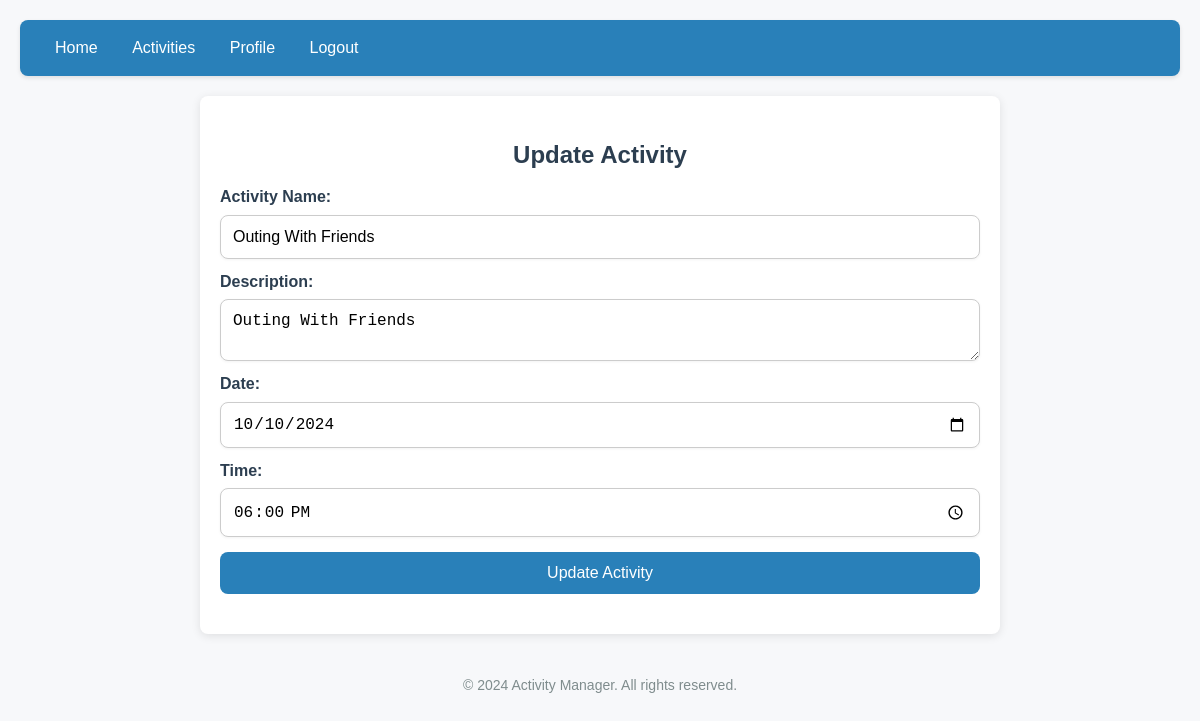
The app's page /activities/1/update (signed in) with its own data.
### app/models.py (models this page shows)
class Activity(db.Model):
    id = db.Column(db.Integer, primary_key=True)
    activity_name = db.Column(db.String(150), nullable=False)
    description = db.Column(db.String(300))
    date_time = db.Column(db.DateTime, nullable=False)  # Updated column
    organizer_id = db.Column(db.Integer, db.ForeignKey('user.id'), nullable=False)
    participants = db.relationship('Participation', backref='activity', lazy=True)

### app/routes.py (the view, shortened to what this page needs)
@main.route('/activities/<int:activity_id>/update', methods=['GET', 'POST'])
@login_required
def update_activity(activity_id):
    activity = Activity.query.get_or_404(activity_id)
    if activity.organizer_id != current_user.id:
        flash("You are not authorized to update this activity.", "danger")
        return redirect(url_for('main.activities'))
    return render_template('update_activity.html', activity=activity)

### app/__init__.py (called while the page is built)
def create_app():
    app = Flask(__name__)
    app.config['SECRET_KEY'] = 'your_secret_key'
    app.config['SQLALCHEMY_DATABASE_URI'] = 'sqlite:///activity_manager.db'
    db.init_app(app)
    login_manager.init_app(app)
    login_manager.login_view = 'main.login'
    @login_manager.user_loader
    def load_user(user_id):
        return User.query.get(int(user_id))
    from .routes import main as main_blueprint
    app.register_blueprint(main_blueprint)
    with app.app_context():
        db.create_all()
    return app

### app/templates/update_activity.html (shortened to what this page needs)
{% extends 'base.html' %}
{% block content %}
    <h2>Update Activity</h2>
    <form method="POST">
        <label for="activity_name">Activity Name:</label>
        <input type="text" id="activity_name" name="activity_name" value="{{ activity.activity_name }}" required>
        <label for="description">Description:</label>
        <textarea id="description" name="description">{{ activity.description }}</textarea>
        <label for="date">Date:</label>
        <input type="date" id="date" name="date" value="{{ activity.date_time.strftime('%Y-%m-%d') }}" required>
        <label for="time">Time:</label>
        <input type="time" id="time" name="time" value="{{ activity.date_time.strftime('%H:%M') }}" required>
        <button type="submit">Update Activity</button>
    </form>
{% endblock %}

### app/static/style.css (style rules this page uses)
* { box-sizing: border-box; margin: 0; padding: 0; }
body { font-family: 'Arial', sans-serif; margin: 0; padding: 20px; background-color: #f7f8fa; color: #2c3e50; line-height: 1.6; }
h1, h2 { color: #2c3e50; text-align: center; }
h2 { margin-top: 20px; }
form { display: flex; flex-direction: column; margin-bottom: 20px; }
label { margin-top: 10px; font-weight: bold; }
input[type="text"], input[type="email"], input[type="password"], textarea, input[type="date"], input[type="time"] { padding: 12px; margin-top: 5px; border: 1px solid #ccc; border-radius: 8px; font-size: 16px; width: 100%; box-shadow: 0 1px 3px rgba(0, 0, 0, 0.05); transition: border-color 0.3s; }
button { background-color: #2980b9; color: white; border: none; padding: 12px; margin-top: 15px; border-radius: 8px; cursor: pointer; font-size: 16px; transition: background-color 0.3s, box-shadow 0.3s; }

### records on screen
Activity: activity_name "Outing With Friends", description "Outing With Friends", date "10/10/2024", time "18:00"
